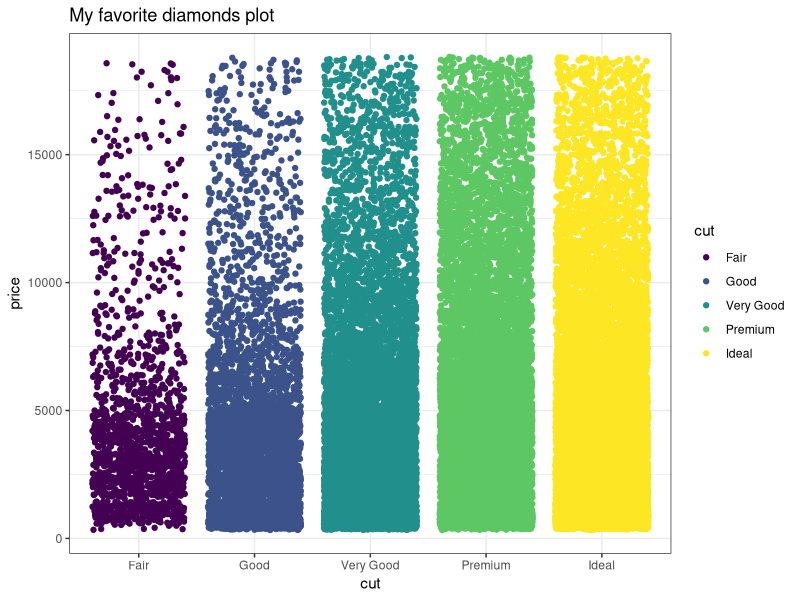

This chart was generated by the following R code:
## ---- chunk 1
knitr::opts_chunk$set(echo = FALSE)
## ---- chunk 2
library(ggplot2)

ggplot(diamonds, aes(cut, price, color = cut))+
  geom_jitter()+
  theme_bw()+
  ggtitle('My favorite diamonds plot')

